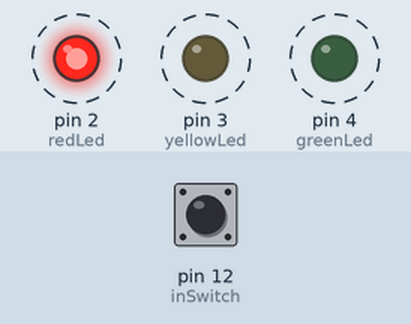
Simulated run of this sketch. Board: Arduino Uno, built with avr-gcc and run on an emulated ATmega328P. Shown: output pins drawn as LEDs (lit = HIGH). Dashed ring = blinking. The test bench sets the inputs (shaded band); at power-on: pin 12 (inSwitch) HIGH.

Above: at 0.87 s.
1.6 s: pin 12 (inSwitch) pulled LOW for 3.2 s
At 1.6 s:
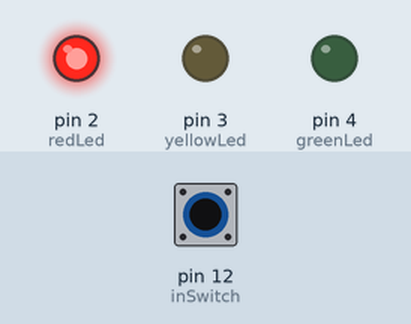
At 4.92 s:
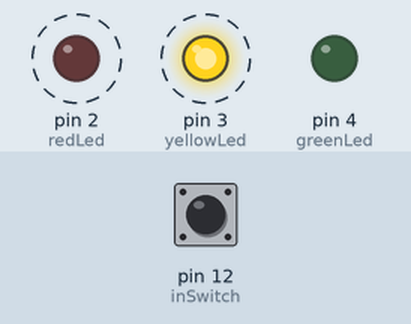
Timing chart, 0 to 12.3 s (numbered marks = the images above; inputs shaded):
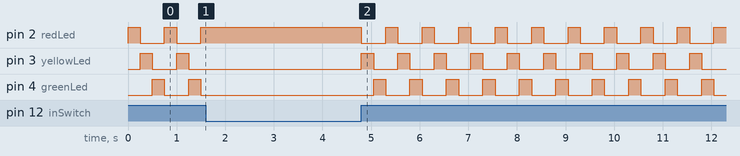

The sketch:

stepLights.ino
```cpp
const int redLed = 2;
const int yellowLed = 3;
const int greenLed = 4;
const int inSwitch = 12;
const int onTimeInMs = 250;
const int offTimeInMs = 250;
int currentLed = 0;

void setup()
{
  pinMode(redLed,OUTPUT);
  pinMode(yellowLed,OUTPUT);
  pinMode(greenLed,OUTPUT);
  pinMode(inSwitch,INPUT);
}

void loop()
{
  switch(currentLed)
  {
    case 0:
      digitalWrite(redLed, HIGH);
      break;
    case 1:
      digitalWrite(yellowLed, HIGH);
      break;
    case 2:
      digitalWrite(greenLed, HIGH);
      break;
  }
  delay(onTimeInMs);
  while(digitalRead(inSwitch)==LOW) {}  // WAit for button press
  digitalWrite(redLed, LOW);
  digitalWrite(yellowLed, LOW);
  digitalWrite(greenLed, LOW);
  currentLed = (currentLed+1) % 3;
}
```
